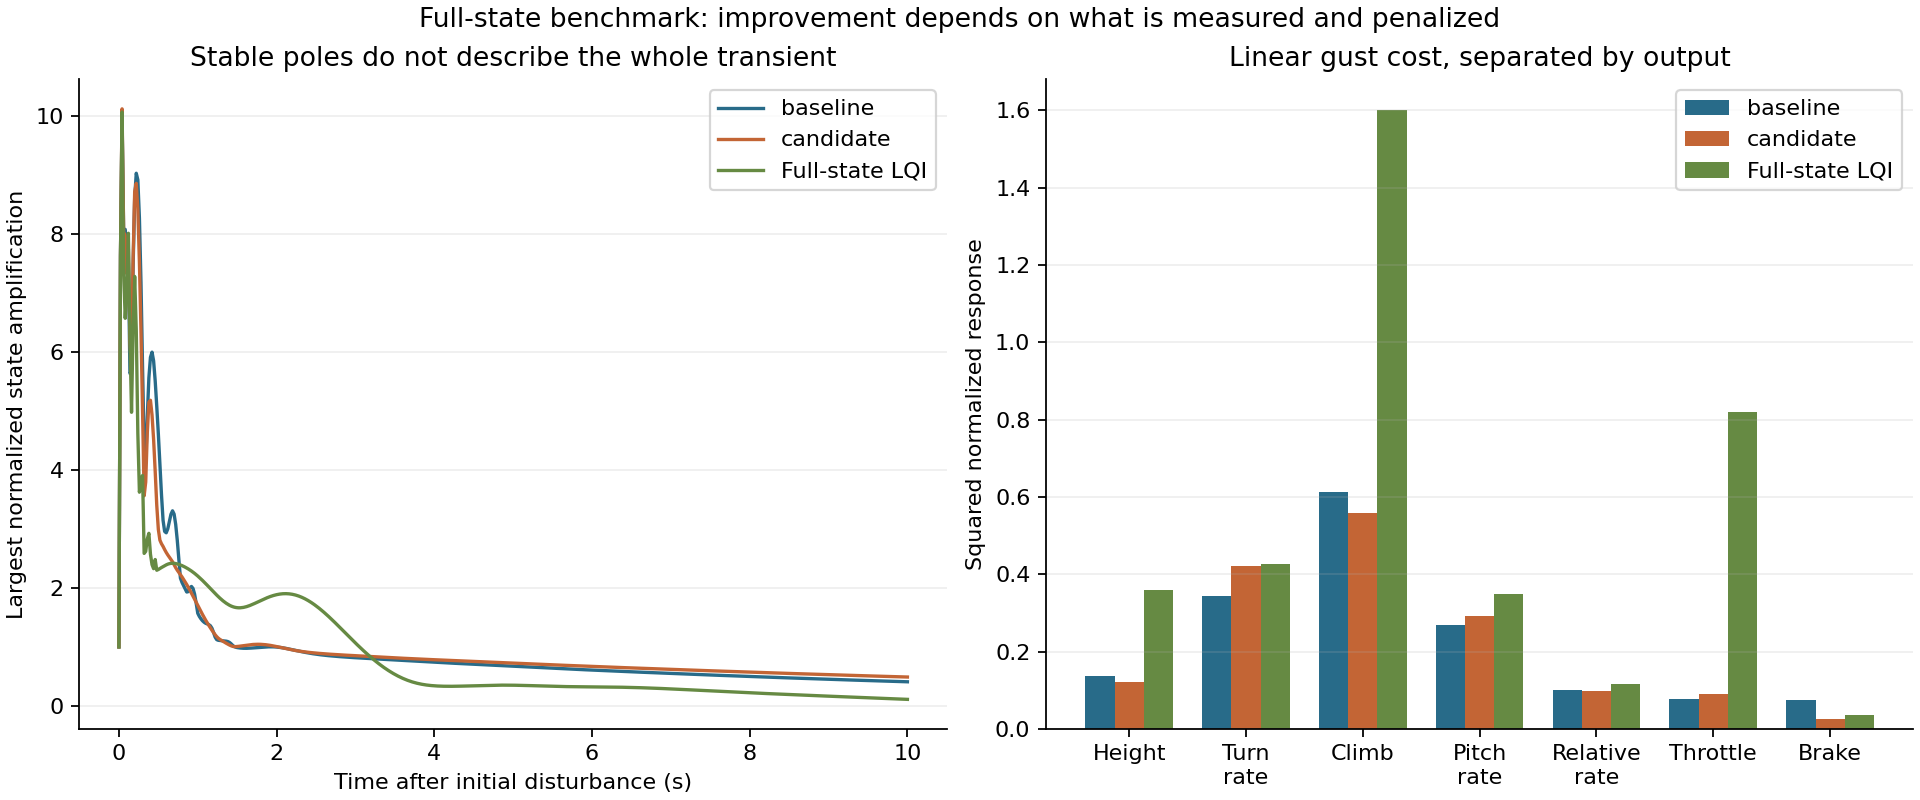

Reproduce this figure in Python.
"""Initial-state transient amplification and equal-objective linear oracle comparisons."""
import json
import numpy as np
from scipy.linalg import solve_discrete_lyapunov
from study import HERE, DT, XS, US, BASE, plants, controller, output_matrix, save
from analyze import lqi, COLORS
import matplotlib
matplotlib.use('Agg')
import matplotlib.pyplot as plt

def main():
    p=plants()[0];cfg=json.loads((HERE/'optimization.json').read_text())['candidate']
    rows=[];fig,ax=plt.subplots(1,2,figsize=(12,5),layout='constrained')
    for name,color in zip(['baseline','candidate','oracle'],COLORS):
        if name=='oracle':
            oracle_cfg=json.loads((HERE/'oracle-selected.json').read_text())
            F,G,W,U,K=lqi(p,**oracle_cfg);n=len(F);initial=np.zeros((n,16));initial[:16]=np.eye(16)
            physical=np.zeros((16,n));physical[:,:16]=np.eye(16)
            Y=np.zeros((7,n));Y[:5,:16]=p['C'][[5,3,0,1,2]]*XS/np.array([1,10,.5,np.deg2rad(30),np.deg2rad(30)])[:,None]
            Y[5:]=U/US[:,None]
        else:
            F,G,W,U,Ur=controller(p,BASE if name=='baseline' else cfg);n=len(F)
            initial=np.zeros((n,16));initial[:16]=np.diag(XS)
            physical=np.zeros((16,n));physical[:,:16]=np.diag(1/XS)
            Y=output_matrix(p,U)
        # Same initial physical-state unit ball, controller memories initially zero.
        propagation=initial.copy();times=np.arange(0,10+DT/2,DT);amp=[];peakv=None;peak=-1
        for t in times:
            _,sv,vh=np.linalg.svd(physical@propagation,full_matrices=False)
            amp.append(sv[0])
            if sv[0]>peak:peak=sv[0];peakv=vh[0].copy();peakt=t
            propagation=F@propagation
        eq=np.linalg.solve(np.eye(n)-F,G@np.diag([1.,10.]))
        gram=solve_discrete_lyapunov(F,eq@eq.T,method='bilinear')
        cost=DT*np.diag(Y@gram@Y.T)
        column_costs=[]
        for j in range(2):
            gram_j=solve_discrete_lyapunov(F,np.outer(eq[:,j],eq[:,j]),method='bilinear')
            column_costs.append((DT*np.diag(Y@gram_j@Y.T)).tolist())
        gust=np.zeros(7)
        weights=np.array([1,1,.8,.6,.4,.25]);weights/=np.linalg.norm(weights)
        for f,w in zip([.08,.13,.21,.34,.55,.89],weights):
            H=Y@np.linalg.solve(np.exp(2j*np.pi*f*DT)*np.eye(n)-F,W)
            gust+=np.sum(abs(H*np.array([.5,.5,.25]))**2,axis=1)*w*w
        rows.append(dict(controller=name,peak_normalized_state_amplification=float(peak),time_s=float(peakt),
                         initial_direction=peakv.tolist(),step_components=cost.tolist(),gust_components=gust.tolist(),
                         step_components_by_reference=dict(altitude=column_costs[0],heading_rate=column_costs[1]),
                         note='Dimensionless engineering-scaled norm; not mechanical energy. Zero controller memories.'))
        label='Full-state LQI' if name=='oracle' else name
        ax[0].plot(times,amp,label=label,color=color)
        ax[1].bar(np.arange(7)+(len(rows)-2)*.25,gust,width=.25,label=label,color=color)
    ax[0].set(title='Stable poles do not describe the whole transient',xlabel='Time after initial disturbance (s)',ylabel='Largest normalized state amplification')
    ax[1].set(title='Linear gust cost, separated by output',ylabel='Squared normalized response')
    ax[1].set_xticks(range(7),['Height','Turn\nrate','Climb','Pitch\nrate','Relative\nrate','Throttle','Brake'])
    for a in ax:a.legend();a.grid(axis='y',alpha=.2)
    fig.suptitle('Full-state benchmark: improvement depends on what is measured and penalized')
    fig.savefig(HERE/'benchmark.png',dpi=160);plt.close(fig);save('benchmark.json',rows)
    print(json.dumps(rows,indent=2))

if __name__=='__main__':main()
